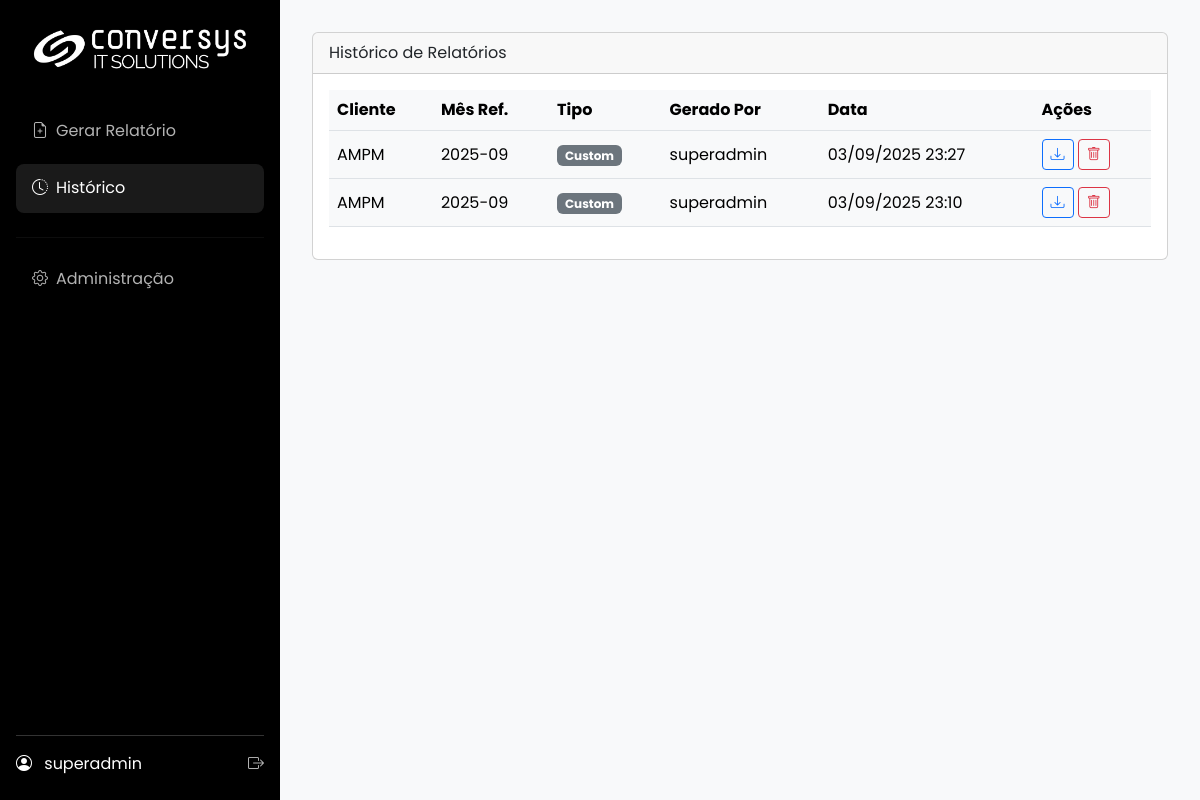
The page /history (signed in) on the database its author committed.
### app/models.py (models this page shows, shortened)
class SystemConfig(db.Model):
    id = db.Column(db.Integer, primary_key=True)
    company_name = db.Column(db.String(100), default="Conversys IT Solutions")
    footer_text = db.Column(db.String(255), default=f"Conversys IT Solutions Copyright {dt.datetime.now().year} – Todos os direitos Reservados | Política de privacidade")
    primary_color = db.Column(db.String(7), default="#2c3e50")
    secondary_color = db.Column(db.String(7), default="#3498db")
    logo_dark_bg_path = db.Column(db.String(255), nullable=True)
    logo_light_bg_path = db.Column(db.String(255), nullable=True)
    login_background_path = db.Column(db.String(255), nullable=True)
    default_cover_path = db.Column(db.String(255), nullable=True)
    color_scheme = db.Column(db.String(10), default="light")
    color_bg_main = db.Column(db.String(7), default="#f8f9fa")
    color_bg_card = db.Column(db.String(7), default="#ffffff")
    color_text_light = db.Column(db.String(7), default="#212529")
    color_border = db.Column(db.String(7), default="#dee2e6")
    login_media_path = db.Column(db.String(255), nullable=True)
    report_cover_path = db.Column(db.String(255), nullable=True)
    report_final_page_path = db.Column(db.String(255), nullable=True)

class User(UserMixin, db.Model):
    id = db.Column(db.Integer, primary_key=True)
    username = db.Column(db.String(64), index=True, unique=True)
    email = db.Column(db.String(120), index=True, unique=True)
    password_hash = db.Column(db.String(256))
    role_id = db.Column(db.Integer, db.ForeignKey('role.id'))
    reports = db.relationship('Report', backref='user', lazy='dynamic')
    clients = db.relationship('Client', secondary=user_client_association, back_populates='users')
    def has_role(self, role_name):
        return self.role.name == role_name

class Report(db.Model):
    id = db.Column(db.Integer, primary_key=True)
    filename = db.Column(db.String(255), unique=True, nullable=False)
    file_path = db.Column(db.String(255), nullable=False)
    created_at = db.Column(db.DateTime, default=dt.datetime.utcnow)
    reference_month = db.Column(db.String(7), nullable=False)
    user_id = db.Column(db.Integer, db.ForeignKey('user.id'), nullable=False)
    client_id = db.Column(db.Integer, db.ForeignKey('client.id'), nullable=False)
    report_type = db.Column(db.String(50), default='custom', nullable=False)

class Client(db.Model):
    id = db.Column(db.Integer, primary_key=True)
    name = db.Column(db.String(100), nullable=False, unique=True)
    zabbix_url = db.Column(db.String(255), nullable=False)
    zabbix_user = db.Column(db.String(100), nullable=False)
    zabbix_password = db.Column(db.String(255), nullable=False)
    sla_contract = db.Column(db.Float, nullable=False, default=99.9)
    logo_path = db.Column(db.String(255))
    reports = db.relationship('Report', backref='client', lazy='dynamic')
    users = db.relationship('User', secondary=user_client_association, back_populates='clients')
    zabbix_groups = db.relationship('ClientZabbixGroup', backref='client', lazy='dynamic', cascade="all, delete-orphan")

### app/main/routes.py (the view)
@main.route('/history')
@login_required
def history():
    query = Report.query
    if current_user.has_role('client'):
        client_ids = [c.id for c in current_user.clients]
        query = query.filter(Report.client_id.in_(client_ids))
    reports = query.order_by(Report.created_at.desc()).all()
    return render_template('history.html', title="Histórico", reports=reports)

### app/__init__.py (called while the page is built)
@login_manager.user_loader
def load_user(user_id):
    from .models import User
    return db.session.get(User, int(user_id))

def _ensure_request_id():
    rid = getattr(g, "request_id", None)
    if not rid:
        rid = uuid.uuid4().hex
        g.request_id = rid
    return rid

### app/main/routes.py (called while the page is built, shortened)
@main.before_app_request
def before_request_func():
    cfg = SystemConfig.query.first()
    g.sys_config = cfg

### app/templates/history.html (shortened to what this page needs)
{% extends 'base.html' %}
{% block content %}
<div class="card">
    <div class="card-header">Histórico de Relatórios</div>
    <div class="card-body">
        <div class="table-responsive">
            <table class="table table-hover align-middle">
            <thead>
                <tr>
                    <th>Cliente</th>
                    <th>Mês Ref.</th>
                    <th>Tipo</th>
                    <th>Gerado Por</th>
                    <th>Data</th>
                    <th>Ações</th>
                </tr>
            </thead>
            <tbody>
            {% for report in reports %}
            <tr>
                <td>{{ report.client.name }}</td>
                <td>{{ report.reference_month }}</td>
                <td><span class="badge bg-secondary">{{ report.report_type.replace('_', ' ')|title }}</span></td>
                <td>{{ report.user.username }}</td>
                <td>{{ report.created_at.strftime('%d/%m/%Y %H:%M') }}</td>
                <td>
                    <a href="{{ url_for('main.download_report', report_id=report.id) }}" class="btn btn-sm btn-outline-primary" title="Baixar Novamente">
                        <i class="bi bi-download"></i>
                    </a>
                    <button class="btn btn-sm btn-outline-danger" title="Excluir Relatório" onclick="confirmDelete('{{ url_for('main.delete_report', report_id=report.id) }}')">
                        <i class="bi bi-trash"></i>
                    </button>
                </td>
            </tr>
            {% else %}
            <tr><td colspan="6" class="text-center text-muted p-4">Nenhum relatório no histórico.</td></tr>
            {% endfor %}
            </tbody>
            </table>
        </div>
    </div>
</div>
{% endblock %}

### app/templates/base.html (shortened to what this page needs)
<!DOCTYPE html>
<html lang="pt-br" data-bs-theme="{{ g.sys_config.color_scheme | default('dark') }}">
<head>
    <link href="https://cdn.jsdelivr.net/npm/bootstrap@5.3.3/dist/css/bootstrap.min.css" rel="stylesheet">
    <link rel="stylesheet" href="https://cdn.jsdelivr.net/npm/bootstrap-icons@1.11.3/font/bootstrap-icons.min.css">
</head>
<body>
    <div class="d-flex">
        <div class="sidebar">
            <a href="{{ url_for('main.index') }}" class="logo">
                {% if g.sys_config.logo_dark_bg_path %}
                    <img src="{{ url_for('main.uploaded_file', filename=g.sys_config.logo_dark_bg_path) }}" alt="Logo">
                {% else %}
                    <span>{{ g.sys_config.company_name }}</span>
                {% endif %}
            </a>
            <ul class="nav flex-column">
                <li><a href="{{ url_for('main.gerar_form') }}" class="nav-link {% if request.endpoint == 'main.gerar_form' %}active{% endif %}"><i class="bi bi-file-earmark-plus me-2"></i>Gerar Relatório</a></li>
                <li><a href="{{ url_for('main.history') }}" class="nav-link {% if request.endpoint == 'main.history' %}active{% endif %}"><i class="bi bi-clock-history me-2"></i>Histórico</a></li>
                {% if current_user.has_role('admin') or current_user.has_role('super_admin') %}
                <hr style="border-color: rgba(255,255,255,0.2);">
                <li><a href="{{ url_for('admin.dashboard') }}" class="nav-link {% if 'admin.' in request.endpoint %}active{% endif %}"><i class="bi bi-gear me-2"></i>Administração</a></li>
                {% endif %}
            </ul>
            <div class="user-info">
                <div class="d-flex justify-content-between align-items-center">
                    <div>
                        <i class="bi bi-person-circle me-2"></i>
                        <span>{{ current_user.username }}</span>
                    </div>
                    <a href="{{ url_for('auth.logout') }}" title="Sair"><i class="bi bi-box-arrow-right"></i></a>
                </div>
            </div>
        </div>
        <div class="main-content flex-grow-1">
            {% block content %}{% endblock %}
        </div>
    </div>
</body>
</html>

### rows shown on the page
SystemConfig: logo_dark_bg_path (picture)
User: username "superadmin"
Report: client.name "AMPM", reference_month "2025-09", report_type.replace "Custom", user.username "superadmin", created_at "03/09/2025 23:27"
Report: client.name "AMPM", reference_month "2025-09", report_type.replace "Custom", user.username "superadmin", created_at "03/09/2025 23:10"
